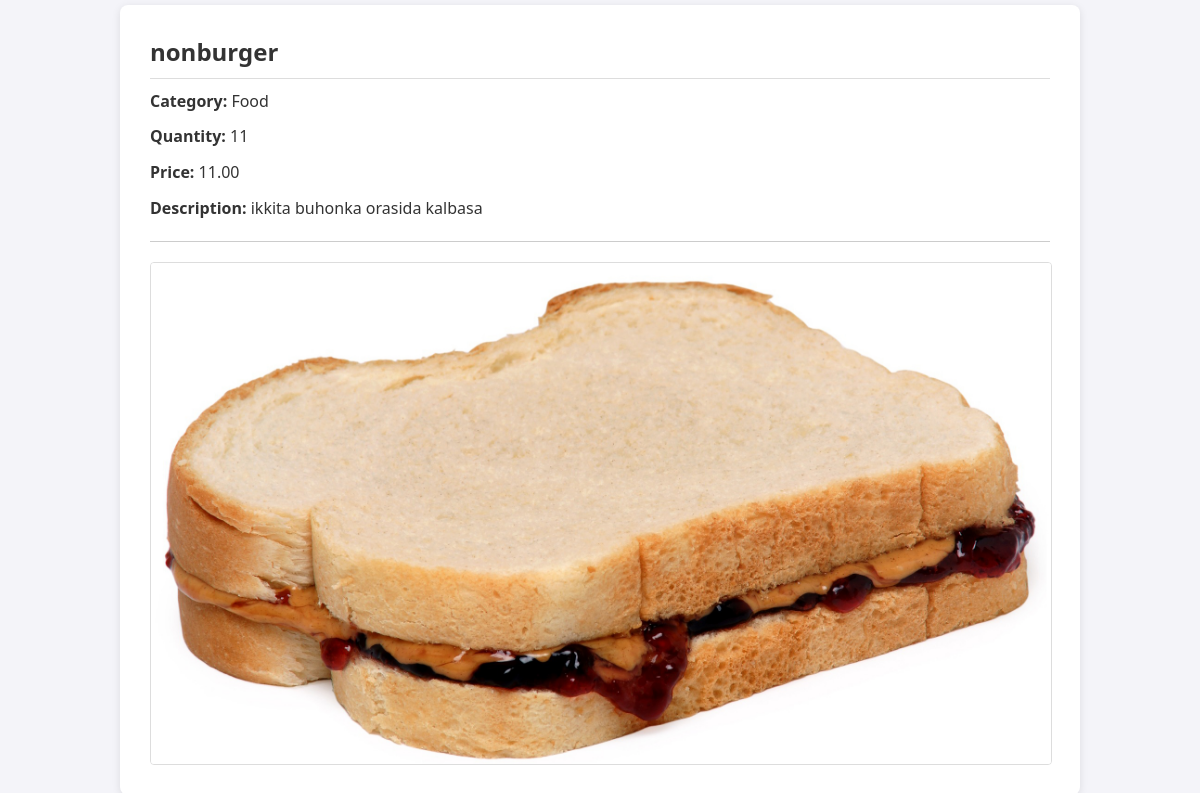
Page /main/back-office/product/detail/1/ on the committed database.
### Goods/models.py (models this page shows, shortened)
class Product(models.Model):
    name = models.CharField(max_length=255)
    quantity = models.PositiveIntegerField(default=1)
    price = models.DecimalField(max_digits=8, decimal_places=2)
    category = models.ForeignKey(Category, on_delete=models.CASCADE, related_name='products')
    description = models.TextField()
    def __str__(self):
        return self.name

class Category(models.Model):
    name = models.CharField(max_length=255)
    title = models.TextField()
    img = models.ImageField(upload_to='category_img')

class ProductImg(models.Model):
    product = models.ForeignKey(Product, on_delete=models.CASCADE, related_name='images')
    img = models.ImageField(upload_to='product-img')

### Goods/back-office/product/views.py (the view)
# urls.py: path('detail/<int:id>/', views.detailProduct, name='detailProduct'),
def detailProduct(request, id):
    queryset = models.Product.objects.get(id=id)
    print('queryset',queryset )
    print('id', id)
    querysetImg = models.ProductImg.objects.filter(product_id = id)
    context = {}
    context['queryset'] = queryset
    context['querysetImg'] = querysetImg
    context['images'] = models.ProductImg.objects.filter(product=queryset)
    return render(request, 'back-office/product/detail.html',context)

### templates/back-office/product/detail.html (shortened to what this page needs)
<!DOCTYPE html>
{% load static %}
<html lang="en">
<head>
    <link rel="stylesheet" href="{% static 'assets/css/product-detail.css' %}">
</head>
<body>
    <div class="container">
        <div class="details">
            <h2>{{ queryset.name }}</h2>
            <p><strong>Category:</strong> {{ queryset.category.name }}</p>
            <p><strong>Quantity:</strong> {{ queryset.quantity }}</p>
            <p><strong>Price:</strong> {{ queryset.price }}</p>
            <p><strong>Description:</strong> {{ queryset.description }}</p>
        </div>
        <hr>
        <div class="images">
            {% for image in querysetImg %}
            <img src="{{ image.img.url }}" alt="Product Image" width="200px">
            {% endfor %}
        </div>
    </div>
</body>
</html>

### static/assets/css/product-detail.css (style rules this page uses)
body { font-family: 'Segoe UI', Tahoma, Geneva, Verdana, sans-serif; margin: 0; padding: 0; background-color: #f4f4f9; color: #333; display: flex; justify-content: center; align-items: center; min-height: 100vh; }
h1, h2, h3, p { margin: 10px 0; }
hr { border: 0; height: 1px; background: #ccc; margin: 20px 0; }
.container { max-width: 900px; width: 100%; background-color: #fff; padding: 30px; border-radius: 8px; box-shadow: 0 2px 8px rgba(0, 0, 0, 0.1); }
.details { margin-bottom: 20px; }
.details h2 { margin: 0; padding-bottom: 10px; border-bottom: 1px solid #ddd; }
.details p { margin: 10px 0; line-height: 1.6; }
.images { display: grid; grid-template-columns: repeat(auto-fit, minmax(250px, 1fr)); gap: 15px; }
.images img { width: 100%; height: auto; border: 1px solid #ddd; border-radius: 4px; transition: transform 0.3s ease, box-shadow 0.3s ease; }

### rows in the picture
Product: name "nonburger", category.name "Food", quantity "11", price "11.00", description "ikkita buhonka orasida kalbasa"
ProductImg: img (picture)
